Frame 1 (no input): blank canvas, image omitted
Frame 60 (the mouse pressed at the canvas centre just before this capture): blank canvas, image omitted
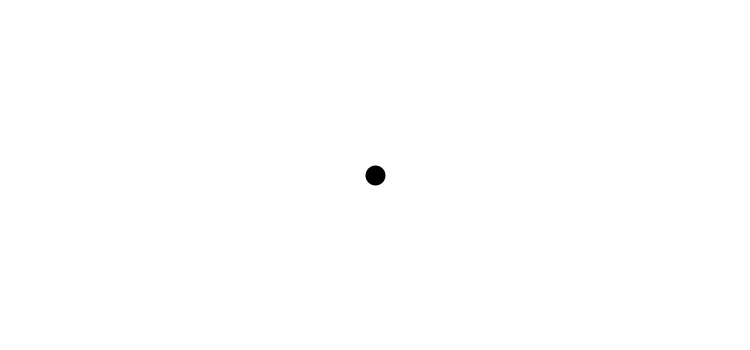
Frame 120 (the mouse held since frame 60 and released just before this capture)

The Processing sketch whose frames 1 and 60 were blank and that drew this single picture after the mouse press (run headless with seeded random() and noise(); from frame 60 on, the mouse is pressed at the canvas centre):

// Processing sketch: sketch03
// ── sketch03.pde
void setup() {
  size(750, 350);
  strokeWeight(20);
  stroke(0);
  // フレームレートを15に変更
  frameRate(15);
}

void draw() {
  // 背景を初期化
  background(255);
  line(pmouseX, pmouseY, mouseX, mouseY);
}
